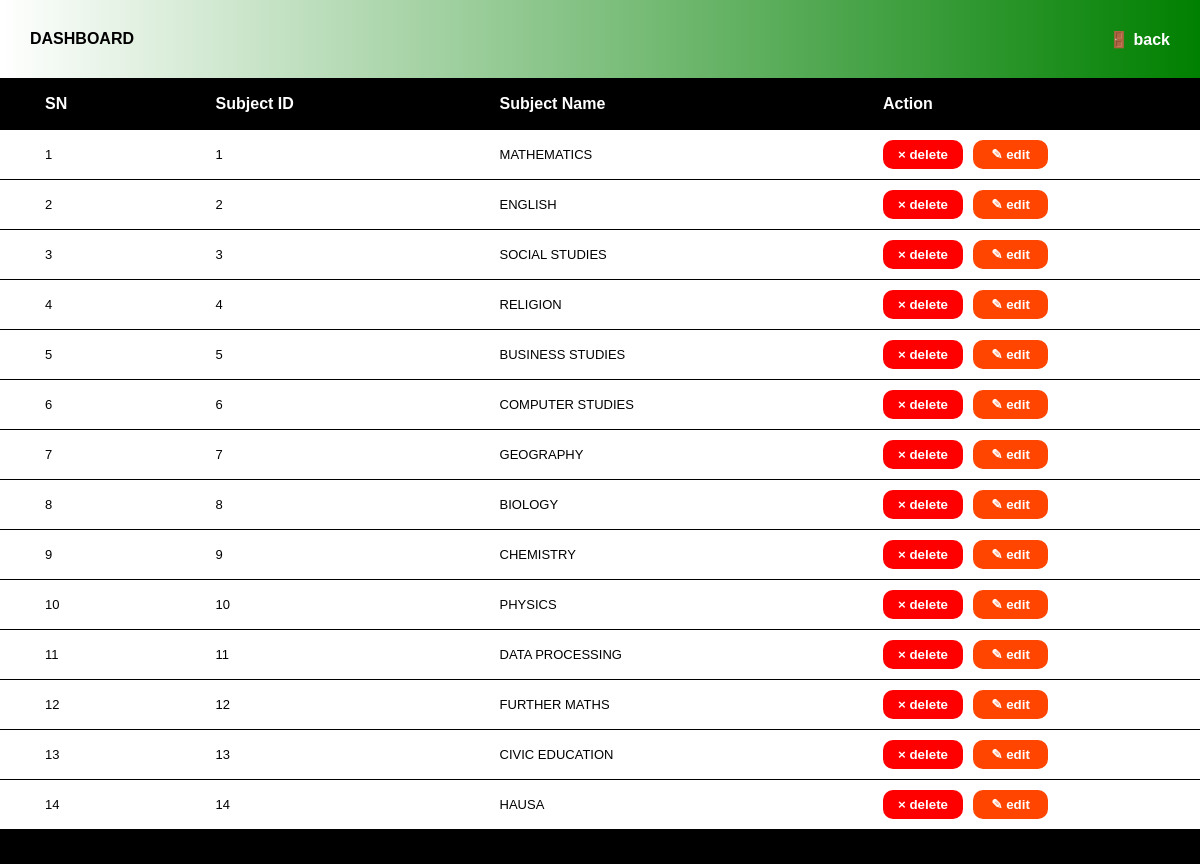
The app's page /subjects.php with its own data.
### tables this page shows
CREATE TABLE `subjects` (
  `id` int(11) NOT NULL,
  `subject_name` varchar(100) NOT NULL
);

### subjects.php (the view, shortened to what this page needs)
<!DOCTYPE html>
<html lang="en">
<head>
    <link rel="stylesheet" href="css/students.css">
</head>
<body>
    <div class="header">DASHBOARD <span style="float: right;">
        &emsp;&emsp;&emsp;&emsp;<a href="admin.php">&#128682; back</a></span>
    </div>
        <div class="uploadspace">
            <table class="recordHolder">
                <thead>
                    <tr class="datahead">
                        <th>SN</th>
                        <th>Subject ID</th>
                        <th>Subject Name</th>
                        <th style="width:300px;">Action</th>
                    </tr>
                </thead>
                <tbody>
                <?php
                        $connection = mysqli_connect("localhost","root","","sms_db");
                        $getRecords = "SELECT * FROM subjects";
                        $query = mysqli_query($connection, $getRecords);
                        $rows = mysqli_fetch_array($query);
                        $nums = mysqli_num_rows($query);
                        if ($nums > 0) {
                            $sn = 0;
                            do{
                                echo "<tr>";
                                echo "<td>".++$sn."</td>";
                                echo "<td>".$rows['id']."</td>";
                                echo "<td>".$rows['subject_name']."</td>";
                                echo '
                                <td class="actions">
                                <button class="del">&times; delete</button>&ensp;
                                <button class="edit">&#9998; edit</button>&ensp;
                                </td>
                                </tr>';
                            }while($rows = mysqli_fetch_array($query));
                        } else {
                            echo "<tr>";
                            echo "<td colspan='10' style='padding:20px;text-align:center;font-size:30px;'>NO DATA</td>";
                            echo "</tr>";
                        }
                   ?>
                </tbody>
                <tr class="datahead">
                    <th></th>
                    <th></th>
                    <th></th>
                    <th></th>
                </tr>
            </table>
        </div>
</body>
</html>

### css/students.css (style rules this page uses)
* { margin: 0; padding: 0; outline: none; font-family: Arial, Helvetica, sans-serif; }
body { background-color:white; }
.header { padding: 30px; color: black; background:linear-gradient(90deg,white,green); font-weight: bold; box-shadow: 2px 2px 10px 5px black; }
a { color: white; text-decoration: none; }
table { width: 100%; margin: 0px auto; border-collapse: collapse; }
tr { position: relative; }
th { background-color: black; padding: 17px; text-align: left; padding-left: 45px; color: white; }
td { padding:10px; background-color:white; border-bottom: 1px solid black; padding-left: 45px; text-transform: uppercase; font-size: 13px; animation-name: dataShow; animation-duration: 2s; animation-fill-mode: forwards; animation-direction: alternate; }
.del { padding: 7px; background-color: red; border: 0px; border-radius: 10px; width: 80px; color: white; transition: all .6s; font-weight: bold; }
.edit { padding: 7px; background-color:orangered; border: 0px; border-radius: 10px; width: 75px; color: white; font-weight: bold; transition: all .6s; }
.datahead { visibility: visible; animation-name: theading; animation-duration: 1s; animation-fill-mode: forwards; }
.actions { background:white; }
.recordHolder { position: relative; animation-name: recordHolder; animation-duration: 1s; animation-fill-mode: forwards; animation-direction: alternate; }

### records on screen
subjects: id "1", subject_name "MATHEMATICS"
subjects: id "2", subject_name "ENGLISH"
subjects: id "3", subject_name "SOCIAL STUDIES"
subjects: id "4", subject_name "RELIGION"
subjects: id "5", subject_name "BUSINESS STUDIES"
subjects: id "6", subject_name "COMPUTER STUDIES"
subjects: id "7", subject_name "GEOGRAPHY"
subjects: id "8", subject_name "BIOLOGY"
subjects: id "9", subject_name "CHEMISTRY"
subjects: id "10", subject_name "PHYSICS"
subjects: id "11", subject_name "DATA PROCESSING"
subjects: id "12", subject_name "FURTHER MATHS"
subjects: id "13", subject_name "CIVIC EDUCATION"
subjects: id "14", subject_name "HAUSA"
